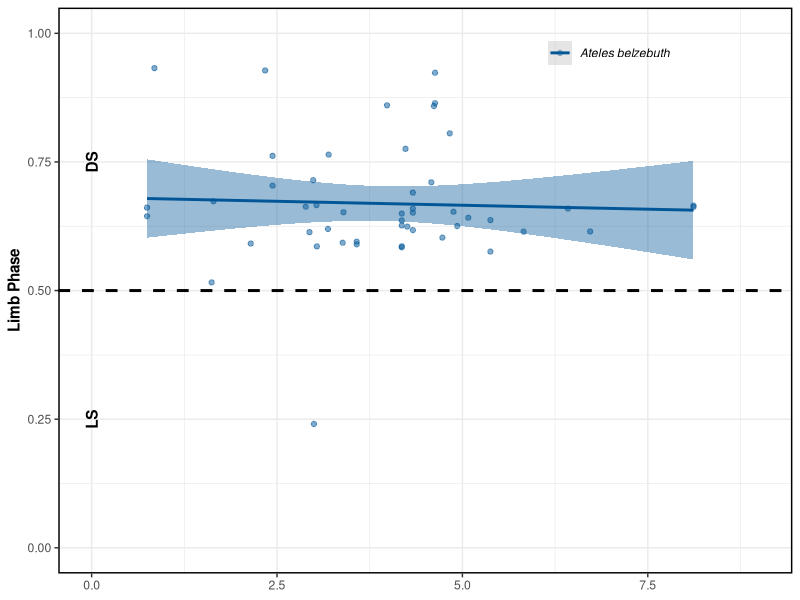
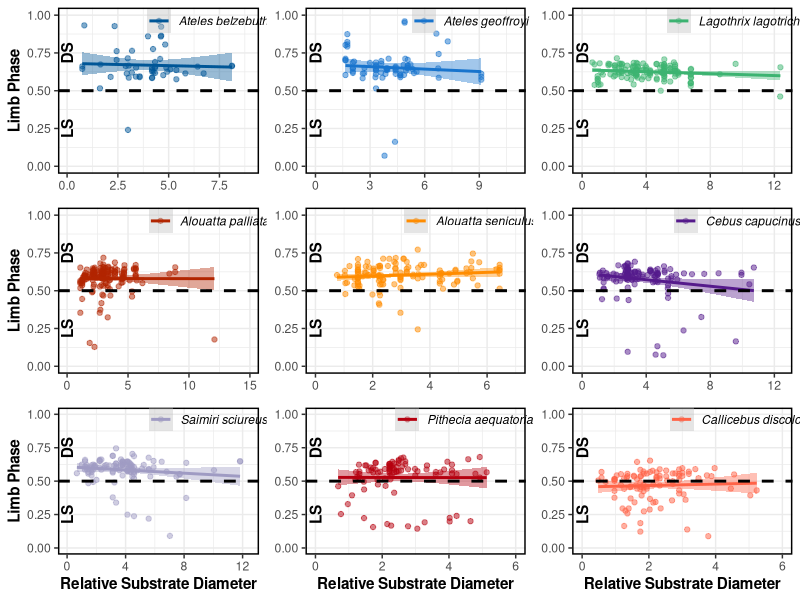
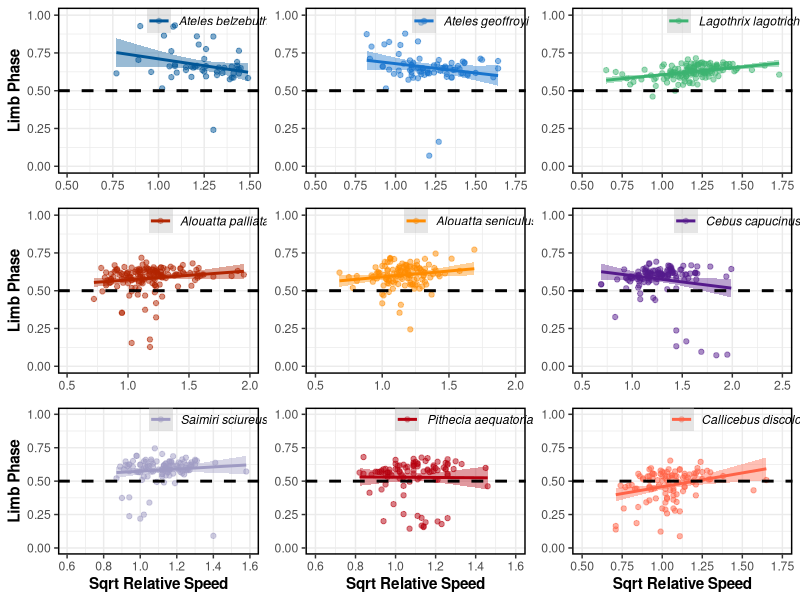
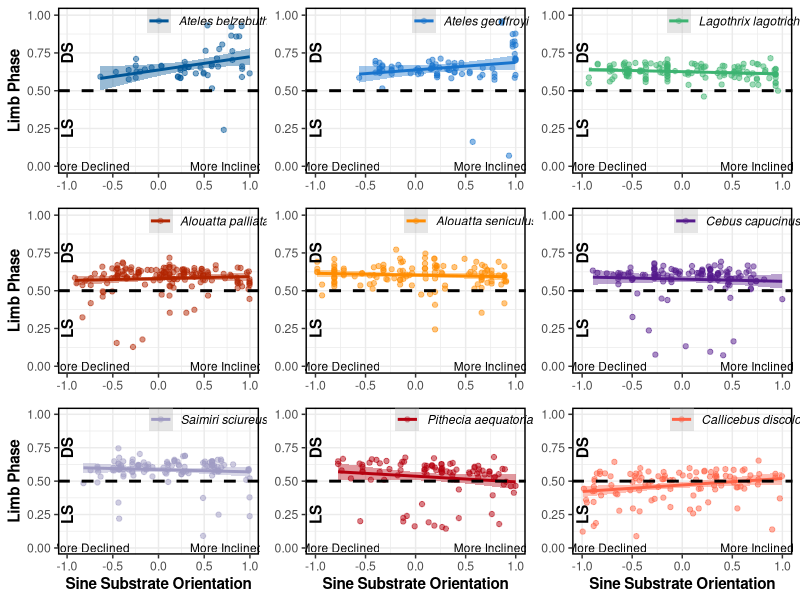
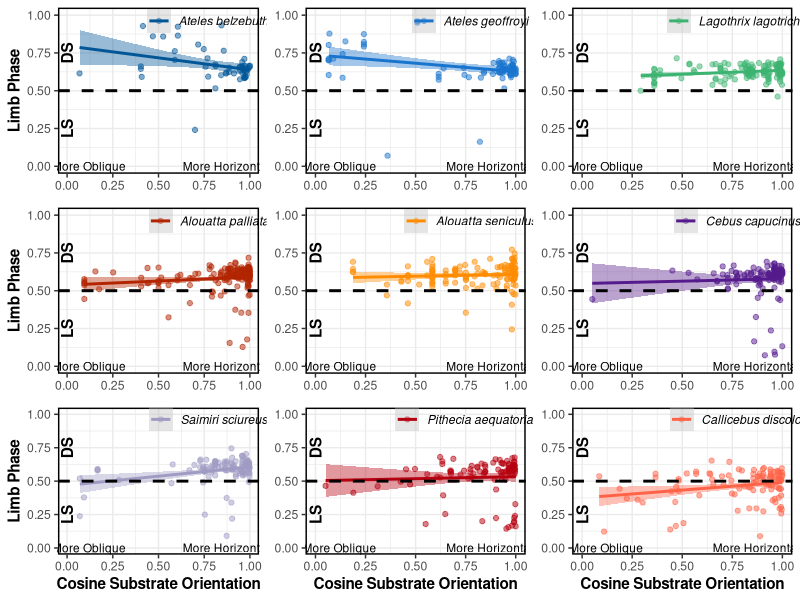

Here is the R script that generated these plots, in order:
library(tidyverse)
library(cowplot)

d<-read_csv("data.csv")
head(d)

#creating plots for relative substrate diameter
p1<-ggplot(subset(d, Species %in% "Alouatta palliata"), 
  aes(x = scaled_Diam, y = MeanLphsMS)) +scale_color_manual(values="#B22500")+
  geom_point(aes(color=Species), alpha=.5)+geom_smooth(method="lm",formula=y~x, aes(color=Species), fill="#B22500")+
  labs(y= "Limb Phase", x = "Relative Substrate Diameter")+ylim(0.00, 1.00)+xlim(0.0,15.0)+
  geom_hline(yintercept=.5, linetype="dashed", size=1)+
  annotate(geom = "text", x = 0, y = .75, label = "DS", color = "black", angle = 90, fontface=2)+
  annotate(geom = "text", x = 0, y = .25, label = "LS", color = "black", angle = 90, fontface=2)+
  theme(axis.title.x=element_blank(),legend.position=c(.75,.92),
  legend.title=element_blank(), legend.background = element_rect(fill=NA),legend.text=element_text(face="italic"))+
  guides(color=guide_legend(override.aes=list(fill="gray")))
p1<-p1+theme(panel.background = element_blank(), panel.border = element_rect(colour = "black", fill=NA, size=1),
             panel.grid=element_line("gray92"), axis.title.y=element_text(face="bold"))

p2<-ggplot(subset(d, Species %in% "Alouatta seniculus"), 
  aes(x = scaled_Diam, y = MeanLphsMS)) +scale_color_manual(values="darkorange")+
  geom_point(aes(color=Species), alpha=.5)+geom_smooth(method="lm",formula=y~x, aes(color=Species), fill="darkorange")+
  labs(y= "Limb Phase", x = "Relative Substrate Diameter")+ylim(0.00, 1.00)+xlim(0.0,7.0)+
  geom_hline(yintercept=.5, linetype="dashed", size=1)+
  annotate(geom = "text", x = 0, y = .75, label = "DS", color = "black", angle = 90, fontface=2)+
  annotate(geom = "text", x = 0, y = .25, label = "LS", color = "black", angle = 90, fontface=2)+
  theme(axis.title.x=element_blank(), axis.title.y=element_blank(),legend.position=c(.75,.92),
  legend.title=element_blank(), legend.background = element_rect(fill=NA),legend.text=element_text(face="italic"))+
  guides(color=guide_legend(override.aes=list(fill="gray")))
p2<-p2+theme(panel.background = element_blank(), panel.border = element_rect(colour = "black", fill=NA, size=1),
             panel.grid=element_line("gray92"))

p3<-ggplot(subset(d, Species %in% "Ateles belzebuth"), 
  aes(x = scaled_Diam, y = MeanLphsMS)) +scale_color_manual(values="#005697")+
  geom_point(aes(color=Species), alpha=.5)+geom_smooth(method="lm",formula=y~x, aes(color=Species), fill="#005697")+
  labs(y= "Limb Phase", x = "Relative Substrate Diameter")+ylim(0.00, 1.00)+xlim(0.0,9.0)+
  geom_hline(yintercept=.5, linetype="dashed", size=1)+
  annotate(geom = "text", x = 0, y = .75, label = "DS", color = "black", angle = 90, fontface=2)+
  annotate(geom = "text", x = 0, y = .25, label = "LS", color = "black", angle = 90, fontface=2)+
  theme(axis.title.x=element_blank(),legend.position=c(.75,.92),
  legend.title=element_blank(), legend.background = element_rect(fill=NA),legend.text=element_text(face="italic"))+
  guides(color=guide_legend(override.aes=list(fill="gray")))
p3<-p3+theme(panel.background = element_blank(), panel.border = element_rect(colour = "black", fill=NA, size=1),
             panel.grid=element_line("gray92"), axis.title.y=element_text(face="bold"))
p3
p4<-ggplot(subset(d, Species %in% "Ateles geoffroyi"), 
  aes(x = scaled_Diam, y = MeanLphsMS)) +scale_color_manual(values="dodgerblue3")+
  geom_point(aes(color=Species), alpha=.5)+geom_smooth(method="lm",formula=y~x,aes(color=Species), fill="dodgerblue3")+
  labs(y= "Limb Phase", x = "Relative Substrate Diameter")+ylim(0.00, 1.00)+xlim(0.0,11.0)+
  geom_hline(yintercept=.5, linetype="dashed", size=1)+
  annotate(geom = "text", x = 0, y = .75, label = "DS", color = "black", angle = 90, fontface=2)+
  annotate(geom = "text", x = 0, y = .25, label = "LS", color = "black", angle = 90, fontface=2)+
  theme(axis.title.x=element_blank(), axis.title.y=element_blank(),legend.position=c(.75,.92),
  legend.title=element_blank(), legend.background = element_rect(fill=NA),legend.text=element_text(face="italic"))+
  guides(color=guide_legend(override.aes=list(fill="gray")))
p4<-p4+theme(panel.background = element_blank(), panel.border = element_rect(colour = "black", fill=NA, size=1),
             panel.grid=element_line("gray92"))

p5<-ggplot(subset(d, Species %in% "Callicebus discolor"), 
  aes(x = scaled_Diam, y = MeanLphsMS)) +scale_color_manual(values="tomato")+
  geom_point(aes(color=Species), alpha=.5)+geom_smooth(method="lm",formula=y~x, aes(color=Species), fill="tomato")+
  labs(y= "Limb Phase", x = "Relative Substrate Diameter")+ylim(0.00, 1.00)+xlim(0.0,6.0)+
  geom_hline(yintercept=.5, linetype="dashed", size=1)+
  annotate(geom = "text", x = 0, y = .75, label = "DS", color = "black", angle = 90, fontface=2)+
  annotate(geom = "text", x = 0, y = .25, label = "LS", color = "black", angle = 90, fontface=2)+
  theme(axis.title.y=element_blank(),legend.position=c(.75,.92),
  legend.title=element_blank(), legend.background = element_rect(fill=NA),legend.text=element_text(face="italic"))+
  guides(color=guide_legend(override.aes=list(fill="gray")))
p5<-p5+theme(panel.background = element_blank(), panel.border = element_rect(colour = "black", fill=NA, size=1),
             panel.grid=element_line("gray92"),axis.title.x=element_text(face="bold"))

p6<-ggplot(subset(d, Species %in% "Cebus capucinus"), 
  aes(x = scaled_Diam, y = MeanLphsMS)) +scale_color_manual(values="purple4")+
  geom_point(aes(color=Species), alpha=.5)+geom_smooth(method="lm",formula=y~x, aes(color=Species), fill="purple4")+
  labs(y= "Limb Phase", x = "Relative Substrate Diameter")+ylim(0.00, 1.00)+xlim(0.0,12.5)+
  geom_hline(yintercept=.5, linetype="dashed", size=1)+
  annotate(geom = "text", x = 0, y = .75, label = "DS", color = "black", angle = 90, fontface=2)+
  annotate(geom = "text", x = 0, y = .25, label = "LS", color = "black", angle = 90, fontface=2)+
  theme(axis.title.x=element_blank(), axis.title.y=element_blank(),legend.position=c(.75,.92),
  legend.title=element_blank(), legend.background = element_rect(fill=NA),legend.text=element_text(face="italic"))+
  guides(color=guide_legend(override.aes=list(fill="gray")))
p6<-p6+theme(panel.background = element_blank(), panel.border = element_rect(colour = "black", fill=NA, size=1),
             panel.grid=element_line("gray92"))

p7<-ggplot(subset(d, Species %in% "Lagothrix lagotricha"), 
  aes(x = scaled_Diam, y = MeanLphsMS)) +scale_color_manual(values="mediumseagreen")+
  geom_point(aes(color=Species), alpha=.5)+geom_smooth(method="lm",formula=y~x, aes(color=Species), fill="mediumseagreen")+
  labs(y= "Limb Phase", x = "Relative Substrate Diameter")+ylim(0.00, 1.00)+xlim(0.0,12.5)+
  geom_hline(yintercept=.5, linetype="dashed", size=1)+
  annotate(geom = "text", x = 0, y = .75, label = "DS", color = "black", angle = 90, fontface=2)+
  annotate(geom = "text", x = 0, y = .25, label = "LS", color = "black", angle = 90, fontface=2)+
  theme(axis.title.x=element_blank(), axis.title.y=element_blank(),legend.position=c(.75,.92),
  legend.title=element_blank(), legend.background = element_rect(fill=NA),legend.text=element_text(face="italic"))+
  guides(color=guide_legend(override.aes=list(fill="gray")))
p7<-p7+theme(panel.background = element_blank(), panel.border = element_rect(colour = "black", fill=NA, size=1),
             panel.grid=element_line("gray92"))

p8<-ggplot(subset(d, Species %in% "Pithecia aequatorialis"), 
  aes(x = scaled_Diam, y = MeanLphsMS)) +scale_color_manual(values="#B5000F")+
  geom_point(aes(color=Species), alpha=.5)+geom_smooth(method="lm",formula=y~x, aes(color=Species), fill="#B5000F")+
  labs(y= "Limb Phase", x = "Relative Substrate Diameter")+ylim(0.00, 1.00)+xlim(0.0,6.0)+
  geom_hline(yintercept=.5, linetype="dashed", size=1)+
  annotate(geom = "text", x = 0, y = .75, label = "DS", color = "black", angle = 90, fontface=2)+
  annotate(geom = "text", x = 0, y = .25, label = "LS", color = "black", angle = 90, fontface=2)+
  theme(axis.title.y=element_blank(),legend.position=c(.75,.92),legend.title=element_blank(),
  legend.background = element_rect(fill=NA),legend.text=element_text(face="italic"))+
  guides(color=guide_legend(override.aes=list(fill="gray")))
p8<-p8+theme(panel.background = element_blank(), panel.border = element_rect(colour = "black", fill=NA, size=1),
             panel.grid=element_line("gray92"),axis.title.x=element_text(face="bold"))

p9<-ggplot(subset(d, Species %in% "Saimiri sciureus"), 
  aes(x = scaled_Diam, y = MeanLphsMS)) +scale_color_manual(values="#9F9BC3")+
  geom_point(aes(color=Species),alpha=.5)+geom_smooth(method="lm",formula=y~x,aes(color=Species), fill="#9F9BC3")+
  labs(y= "Limb Phase", x = "Relative Substrate Diameter")+ylim(0.00, 1.00)+xlim(0.0,12.5)+
  geom_hline(yintercept=.5, linetype="dashed", size=1)+
  annotate(geom = "text", x = 0, y = .75, label = "DS", color = "black", angle = 90, fontface=2)+
  annotate(geom = "text", x = 0, y = .25, label = "LS", color = "black", angle = 90, fontface=2)+
  theme(legend.position=c(.75,.92),legend.title=element_blank(),legend.background = element_rect(fill=NA),
  legend.text=element_text(face="italic"))+guides(color=guide_legend(override.aes=list(fill="gray")))
p9<-p9+theme(panel.background = element_blank(), panel.border = element_rect(colour = "black", fill=NA, size=1),
  panel.grid=element_line("gray92"), axis.title.x=element_text(face="bold"), axis.title.y=element_text(face="bold"))

#plotting in the order of the graphs in the paper
plot_grid(p3, p4, p7, p1, p2, p6, p9, p8, p5)


#creating plots for sqrt relative speed
p1<-ggplot(subset(d, Species %in% "Alouatta palliata"), 
           aes(x = sqrt_relSpeed, y = MeanLphsMS)) +scale_color_manual(values="#B22500")+
  geom_point(aes(color=Species), alpha=.5)+geom_smooth(method="lm",formula=y~x, aes(color=Species), fill="#B22500")+
  labs(y= "Limb Phase", x = "Sqrt Relative Speed")+ylim(0.00, 1.00)+xlim(0.5,2.0)+
  geom_hline(yintercept=.5, linetype="dashed", size=1)+
  annotate(geom = "text", x = 0, y = .75, label = "DS", color = "black", angle = 90, fontface=2)+
  annotate(geom = "text", x = 0, y = .25, label = "LS", color = "black", angle = 90, fontface=2)+
  theme(axis.title.x=element_blank(),legend.position=c(.75,.92),
        legend.title=element_blank(), legend.background = element_rect(fill=NA),legend.text=element_text(face="italic"))+
  guides(color=guide_legend(override.aes=list(fill="gray")))
p1<-p1+theme(panel.background = element_blank(), panel.border = element_rect(colour = "black", fill=NA, size=1),
             panel.grid=element_line("gray92"), axis.title.y=element_text(face="bold"))

p2<-ggplot(subset(d, Species %in% "Alouatta seniculus"), 
           aes(x = sqrt_relSpeed, y = MeanLphsMS)) +scale_color_manual(values="darkorange")+
  geom_point(aes(color=Species), alpha=.5)+geom_smooth(method="lm",formula=y~x, aes(color=Species), fill="darkorange")+
  labs(y= "Limb Phase", x = "Sqrt Relative Speed")+ylim(0.00, 1.00)+xlim(0.5,2.0)+
  geom_hline(yintercept=.5, linetype="dashed", size=1)+
  annotate(geom = "text", x = 0, y = .75, label = "DS", color = "black", angle = 90, fontface=2)+
  annotate(geom = "text", x = 0, y = .25, label = "LS", color = "black", angle = 90, fontface=2)+
  theme(axis.title.x=element_blank(), axis.title.y=element_blank(),legend.position=c(.75,.92),
        legend.title=element_blank(), legend.background = element_rect(fill=NA),legend.text=element_text(face="italic"))+
  guides(color=guide_legend(override.aes=list(fill="gray")))
p2<-p2+theme(panel.background = element_blank(), panel.border = element_rect(colour = "black", fill=NA, size=1),
             panel.grid=element_line("gray92"))

p3<-ggplot(subset(d, Species %in% "Ateles belzebuth"), 
           aes(x = sqrt_relSpeed, y = MeanLphsMS)) +scale_color_manual(values="#005697")+
  geom_point(aes(color=Species), alpha=.5)+geom_smooth(method="lm",formula=y~x, aes(color=Species), fill="#005697")+
  labs(y= "Limb Phase", x = "Sqrt Relative Speed")+ylim(0.00, 1.00)+xlim(0.5,1.5)+
  geom_hline(yintercept=.5, linetype="dashed", size=1)+
  annotate(geom = "text", x = 0, y = .75, label = "DS", color = "black", angle = 90, fontface=2)+
  annotate(geom = "text", x = 0, y = .25, label = "LS", color = "black", angle = 90, fontface=2)+
  theme(axis.title.x=element_blank(),legend.position=c(.75,.92),
        legend.title=element_blank(), legend.background = element_rect(fill=NA),legend.text=element_text(face="italic"))+
  guides(color=guide_legend(override.aes=list(fill="gray")))
p3<-p3+theme(panel.background = element_blank(), panel.border = element_rect(colour = "black", fill=NA, size=1),
             panel.grid=element_line("gray92"), axis.title.y=element_text(face="bold"))

p4<-ggplot(subset(d, Species %in% "Ateles geoffroyi"), 
           aes(x = sqrt_relSpeed, y = MeanLphsMS)) +scale_color_manual(values="dodgerblue3")+
  geom_point(aes(color=Species), alpha=.5)+geom_smooth(method="lm",formula=y~x,aes(color=Species), fill="dodgerblue3")+
  labs(y= "Limb Phase", x = "Sqrt Relative Speed")+ylim(0.00, 1.00)+xlim(0.5,1.75)+
  geom_hline(yintercept=.5, linetype="dashed", size=1)+
  annotate(geom = "text", x = 0, y = .75, label = "DS", color = "black", angle = 90, fontface=2)+
  annotate(geom = "text", x = 0, y = .25, label = "LS", color = "black", angle = 90, fontface=2)+
  theme(axis.title.x=element_blank(), axis.title.y=element_blank(),legend.position=c(.75,.92),
        legend.title=element_blank(), legend.background = element_rect(fill=NA),legend.text=element_text(face="italic"))+
  guides(color=guide_legend(override.aes=list(fill="gray")))
p4<-p4+theme(panel.background = element_blank(), panel.border = element_rect(colour = "black", fill=NA, size=1),
             panel.grid=element_line("gray92"))

p5<-ggplot(subset(d, Species %in% "Callicebus discolor"), 
           aes(x = sqrt_relSpeed, y = MeanLphsMS)) +scale_color_manual(values="tomato")+
  geom_point(aes(color=Species), alpha=.5)+geom_smooth(method="lm",formula=y~x, aes(color=Species), fill="tomato")+
  labs(y= "Limb Phase", x = "Sqrt Relative Speed")+ylim(0.00, 1.00)+xlim(0.5,1.75)+
  geom_hline(yintercept=.5, linetype="dashed", size=1)+
  annotate(geom = "text", x = 0, y = .75, label = "DS", color = "black", angle = 90, fontface=2)+
  annotate(geom = "text", x = 0, y = .25, label = "LS", color = "black", angle = 90, fontface=2)+
  theme(axis.title.y=element_blank(),legend.position=c(.75,.92),
        legend.title=element_blank(), legend.background = element_rect(fill=NA),legend.text=element_text(face="italic"))+
  guides(color=guide_legend(override.aes=list(fill="gray")))
p5<-p5+theme(panel.background = element_blank(), panel.border = element_rect(colour = "black", fill=NA, size=1),
             panel.grid=element_line("gray92"),axis.title.x=element_text(face="bold"))

p6<-ggplot(subset(d, Species %in% "Cebus capucinus"), 
           aes(x = sqrt_relSpeed, y = MeanLphsMS)) +scale_color_manual(values="purple4")+
  geom_point(aes(color=Species), alpha=.5)+geom_smooth(method="lm",formula=y~x, aes(color=Species), fill="purple4")+
  labs(y= "Limb Phase", x = "Sqrt Relative Speed")+ylim(0.00, 1.00)+xlim(0.5,2.5)+
  geom_hline(yintercept=.5, linetype="dashed", size=1)+
  annotate(geom = "text", x = 0, y = .75, label = "DS", color = "black", angle = 90, fontface=2)+
  annotate(geom = "text", x = 0, y = .25, label = "LS", color = "black", angle = 90, fontface=2)+
  theme(axis.title.x=element_blank(), axis.title.y=element_blank(),legend.position=c(.75,.92),
        legend.title=element_blank(), legend.background = element_rect(fill=NA),legend.text=element_text(face="italic"))+
  guides(color=guide_legend(override.aes=list(fill="gray")))
p6<-p6+theme(panel.background = element_blank(), panel.border = element_rect(colour = "black", fill=NA, size=1),
             panel.grid=element_line("gray92"))

p7<-ggplot(subset(d, Species %in% "Lagothrix lagotricha"), 
           aes(x = sqrt_relSpeed, y = MeanLphsMS)) +scale_color_manual(values="mediumseagreen")+
  geom_point(aes(color=Species), alpha=.5)+geom_smooth(method="lm",formula=y~x, aes(color=Species), fill="mediumseagreen")+
  labs(y= "Limb Phase", x = "Sqrt Relative Speed")+ylim(0.00, 1.00)+xlim(0.5,1.75)+
  geom_hline(yintercept=.5, linetype="dashed", size=1)+
  annotate(geom = "text", x = 0, y = .75, label = "DS", color = "black", angle = 90, fontface=2)+
  annotate(geom = "text", x = 0, y = .25, label = "LS", color = "black", angle = 90, fontface=2)+
  theme(axis.title.x=element_blank(), axis.title.y=element_blank(),legend.position=c(.75,.92),
        legend.title=element_blank(), legend.background = element_rect(fill=NA),legend.text=element_text(face="italic"))+
  guides(color=guide_legend(override.aes=list(fill="gray")))
p7<-p7+theme(panel.background = element_blank(), panel.border = element_rect(colour = "black", fill=NA, size=1),
             panel.grid=element_line("gray92"))

p8<-ggplot(subset(d, Species %in% "Pithecia aequatorialis"), 
           aes(x = sqrt_relSpeed, y = MeanLphsMS)) +scale_color_manual(values="#B5000F")+
  geom_point(aes(color=Species), alpha=.5)+geom_smooth(method="lm",formula=y~x, aes(color=Species), fill="#B5000F")+
  labs(y= "Limb Phase", x = "Sqrt Relative Speed")+ylim(0.00, 1.00)+xlim(0.6,1.6)+
  geom_hline(yintercept=.5, linetype="dashed", size=1)+
  annotate(geom = "text", x = 0, y = .75, label = "DS", color = "black", angle = 90, fontface=2)+
  annotate(geom = "text", x = 0, y = .25, label = "LS", color = "black", angle = 90, fontface=2)+
  theme(axis.title.y=element_blank(),legend.position=c(.75,.92),legend.title=element_blank(),
        legend.background = element_rect(fill=NA),legend.text=element_text(face="italic"))+
  guides(color=guide_legend(override.aes=list(fill="gray")))
p8<-p8+theme(panel.background = element_blank(), panel.border = element_rect(colour = "black", fill=NA, size=1),
             panel.grid=element_line("gray92"),axis.title.x=element_text(face="bold"))

p9<-ggplot(subset(d, Species %in% "Saimiri sciureus"), 
           aes(x = sqrt_relSpeed, y = MeanLphsMS)) +scale_color_manual(values="#9F9BC3")+
  geom_point(aes(color=Species),alpha=.5)+geom_smooth(method="lm",formula=y~x,aes(color=Species), fill="#9F9BC3")+
  labs(y= "Limb Phase", x = "Sqrt Relative Speed")+ylim(0.00, 1.00)+xlim(0.6,1.6)+
  geom_hline(yintercept=.5, linetype="dashed", size=1)+
  annotate(geom = "text", x = 0, y = .75, label = "DS", color = "black", angle = 90, fontface=2)+
  annotate(geom = "text", x = 0, y = .25, label = "LS", color = "black", angle = 90, fontface=2)+
  theme(legend.position=c(.75,.92),legend.title=element_blank(),legend.background = element_rect(fill=NA),
        legend.text=element_text(face="italic"))+guides(color=guide_legend(override.aes=list(fill="gray")))
p9<-p9+theme(panel.background = element_blank(), panel.border = element_rect(colour = "black", fill=NA, size=1),
             panel.grid=element_line("gray92"), axis.title.x=element_text(face="bold"), axis.title.y=element_text(face="bold"))

#plotting in the order of the graphs in the paper
plot_grid(p3, p4, p7, p1, p2, p6, p9, p8, p5)


#creating the plots for sine substrate orientation 
p1<-ggplot(subset(d, Species %in% "Alouatta palliata"), 
           aes(x = sine_Orient, y = MeanLphsMS)) +scale_color_manual(values="#B22500")+
  geom_point(aes(color=Species), alpha=.5)+geom_smooth(method="lm",formula=y~x, aes(color=Species), fill="#B22500")+
  labs(y= "Limb Phase", x = "Sine Substrate Orientation")+ylim(0.00, 1.00)+xlim(-1.0,1.0)+
  geom_hline(yintercept=.5, linetype="dashed", size=1)+
  annotate(geom = "text", x = -1, y = .75, label = "DS", color = "black", angle = 90, fontface=2)+
  annotate(geom = "text", x = -1, y = .25, label = "LS", color = "black", angle = 90, fontface=2)+
  annotate(geom = "text", x = -0.75, y = 0, label = "More Declined", size=3)+
  annotate(geom = "text", x = 0.75, y = 0, label = "More Inclined", size=3)+
  theme(axis.title.x=element_blank(),legend.position=c(.75,.92),
        legend.title=element_blank(), legend.background = element_rect(fill=NA),legend.text=element_text(face="italic"))+
  guides(color=guide_legend(override.aes=list(fill="gray")))
p1<-p1+theme(panel.background = element_blank(), panel.border = element_rect(colour = "black", fill=NA, size=1),
             panel.grid=element_line("gray92"), axis.title.y=element_text(face="bold"))

p2<-ggplot(subset(d, Species %in% "Alouatta seniculus"), 
           aes(x = sine_Orient, y = MeanLphsMS)) +scale_color_manual(values="darkorange")+
  geom_point(aes(color=Species), alpha=.5)+geom_smooth(method="lm",formula=y~x, aes(color=Species), fill="darkorange")+
  labs(y= "Limb Phase", x = "Sine Substrate Orientation")+ylim(0.00, 1.00)+xlim(-1.0,1.0)+
  geom_hline(yintercept=.5, linetype="dashed", size=1)+
  annotate(geom = "text", x = -1, y = .75, label = "DS", color = "black", angle = 90, fontface=2)+
  annotate(geom = "text", x = -1, y = .25, label = "LS", color = "black", angle = 90, fontface=2)+
  annotate(geom = "text", x = -0.75, y = 0, label = "More Declined", size=3)+
  annotate(geom = "text", x = 0.75, y = 0, label = "More Inclined", size=3)+
  theme(axis.title.x=element_blank(), axis.title.y=element_blank(),legend.position=c(.75,.92),
        legend.title=element_blank(), legend.background = element_rect(fill=NA),legend.text=element_text(face="italic"))+
  guides(color=guide_legend(override.aes=list(fill="gray")))
p2<-p2+theme(panel.background = element_blank(), panel.border = element_rect(colour = "black", fill=NA, size=1),
             panel.grid=element_line("gray92"))

p3<-ggplot(subset(d, Species %in% "Ateles belzebuth"), 
           aes(x = sine_Orient, y = MeanLphsMS)) +scale_color_manual(values="#005697")+
  geom_point(aes(color=Species), alpha=.5)+geom_smooth(method="lm",formula=y~x, aes(color=Species), fill="#005697")+
  labs(y= "Limb Phase", x = "Sine Substrate Orientation")+ylim(0.00, 1.00)+xlim(-1.0,1.0)+
  geom_hline(yintercept=.5, linetype="dashed", size=1)+
  annotate(geom = "text", x = -1, y = .75, label = "DS", color = "black", angle = 90, fontface=2)+
  annotate(geom = "text", x = -1, y = .25, label = "LS", color = "black", angle = 90, fontface=2)+
  annotate(geom = "text", x = -0.75, y = 0, label = "More Declined", size=3)+
  annotate(geom = "text", x = 0.75, y = 0, label = "More Inclined", size=3)+
  theme(axis.title.x=element_blank(),legend.position=c(.75,.92),
        legend.title=element_blank(), legend.background = element_rect(fill=NA),legend.text=element_text(face="italic"))+
  guides(color=guide_legend(override.aes=list(fill="gray")))
p3<-p3+theme(panel.background = element_blank(), panel.border = element_rect(colour = "black", fill=NA, size=1),
             panel.grid=element_line("gray92"), axis.title.y=element_text(face="bold"))

p4<-ggplot(subset(d, Species %in% "Ateles geoffroyi"), 
           aes(x = sine_Orient, y = MeanLphsMS)) +scale_color_manual(values="dodgerblue3")+
  geom_point(aes(color=Species), alpha=.5)+geom_smooth(method="lm",formula=y~x,aes(color=Species), fill="dodgerblue3")+
  labs(y= "Limb Phase", x = "Sine Substrate Orientation")+ylim(0.00, 1.00)+xlim(-1.0,1.0)+
  geom_hline(yintercept=.5, linetype="dashed", size=1)+
  annotate(geom = "text", x = -1, y = .75, label = "DS", color = "black", angle = 90, fontface=2)+
  annotate(geom = "text", x = -1, y = .25, label = "LS", color = "black", angle = 90, fontface=2)+
  annotate(geom = "text", x = -0.75, y = 0, label = "More Declined", size=3)+
  annotate(geom = "text", x = 0.75, y = 0, label = "More Inclined", size=3)+
  theme(axis.title.x=element_blank(), axis.title.y=element_blank(),legend.position=c(.75,.92),
        legend.title=element_blank(), legend.background = element_rect(fill=NA),legend.text=element_text(face="italic"))+
  guides(color=guide_legend(override.aes=list(fill="gray")))
p4<-p4+theme(panel.background = element_blank(), panel.border = element_rect(colour = "black", fill=NA, size=1),
             panel.grid=element_line("gray92"))

p5<-ggplot(subset(d, Species %in% "Callicebus discolor"), 
           aes(x = sine_Orient, y = MeanLphsMS)) +scale_color_manual(values="tomato")+
  geom_point(aes(color=Species), alpha=.5)+geom_smooth(method="lm",formula=y~x, aes(color=Species), fill="tomato")+
  labs(y= "Limb Phase", x = "Sine Substrate Orientation")+ylim(0.00, 1.00)+xlim(-1.0,1.0)+
  geom_hline(yintercept=.5, linetype="dashed", size=1)+
  annotate(geom = "text", x = -1, y = .75, label = "DS", color = "black", angle = 90, fontface=2)+
  annotate(geom = "text", x = -1, y = .25, label = "LS", color = "black", angle = 90, fontface=2)+
  annotate(geom = "text", x = -0.75, y = 0, label = "More Declined", size=3)+
  annotate(geom = "text", x = 0.75, y = 0, label = "More Inclined", size=3)+
  theme(axis.title.y=element_blank(),legend.position=c(.75,.92),
        legend.title=element_blank(), legend.background = element_rect(fill=NA),legend.text=element_text(face="italic"))+
  guides(color=guide_legend(override.aes=list(fill="gray")))
p5<-p5+theme(panel.background = element_blank(), panel.border = element_rect(colour = "black", fill=NA, size=1),
             panel.grid=element_line("gray92"),axis.title.x=element_text(face="bold"))

p6<-ggplot(subset(d, Species %in% "Cebus capucinus"), 
           aes(x = sine_Orient, y = MeanLphsMS)) +scale_color_manual(values="purple4")+
  geom_point(aes(color=Species), alpha=.5)+geom_smooth(method="lm",formula=y~x, aes(color=Species), fill="purple4")+
  labs(y= "Limb Phase", x = "Sine Substrate Orientation")+ylim(0.00, 1.00)+xlim(-1.0,1.0)+
  geom_hline(yintercept=.5, linetype="dashed", size=1)+
  annotate(geom = "text", x = -1, y = .75, label = "DS", color = "black", angle = 90, fontface=2)+
  annotate(geom = "text", x = -1, y = .25, label = "LS", color = "black", angle = 90, fontface=2)+
  annotate(geom = "text", x = -0.75, y = 0, label = "More Declined", size=3)+
  annotate(geom = "text", x = 0.75, y = 0, label = "More Inclined", size=3)+
  theme(axis.title.x=element_blank(), axis.title.y=element_blank(),legend.position=c(.75,.92),
        legend.title=element_blank(), legend.background = element_rect(fill=NA),legend.text=element_text(face="italic"))+
  guides(color=guide_legend(override.aes=list(fill="gray")))
p6<-p6+theme(panel.background = element_blank(), panel.border = element_rect(colour = "black", fill=NA, size=1),
             panel.grid=element_line("gray92"))

p7<-ggplot(subset(d, Species %in% "Lagothrix lagotricha"), 
           aes(x = sine_Orient, y = MeanLphsMS)) +scale_color_manual(values="mediumseagreen")+
  geom_point(aes(color=Species), alpha=.5)+geom_smooth(method="lm",formula=y~x, aes(color=Species), fill="mediumseagreen")+
  labs(y= "Limb Phase", x = "Sine Substrate Orientation")+ylim(0.00, 1.00)+xlim(-1.0,1.0)+
  geom_hline(yintercept=.5, linetype="dashed", size=1)+
  annotate(geom = "text", x = -1, y = .75, label = "DS", color = "black", angle = 90, fontface=2)+
  annotate(geom = "text", x = -1, y = .25, label = "LS", color = "black", angle = 90, fontface=2)+
  annotate(geom = "text", x = -0.75, y = 0, label = "More Declined", size=3)+
  annotate(geom = "text", x = 0.75, y = 0, label = "More Inclined", size=3)+
  theme(axis.title.x=element_blank(), axis.title.y=element_blank(),legend.position=c(.75,.92),
        legend.title=element_blank(), legend.background = element_rect(fill=NA),legend.text=element_text(face="italic"))+
  guides(color=guide_legend(override.aes=list(fill="gray")))
p7<-p7+theme(panel.background = element_blank(), panel.border = element_rect(colour = "black", fill=NA, size=1),
             panel.grid=element_line("gray92"))

p8<-ggplot(subset(d, Species %in% "Pithecia aequatorialis"), 
           aes(x = sine_Orient, y = MeanLphsMS)) +scale_color_manual(values="#B5000F")+
  geom_point(aes(color=Species), alpha=.5)+geom_smooth(method="lm",formula=y~x, aes(color=Species), fill="#B5000F")+
  labs(y= "Limb Phase", x = "Sine Substrate Orientation")+ylim(0.00, 1.00)+xlim(-1.0,1.0)+
  geom_hline(yintercept=.5, linetype="dashed", size=1)+
  annotate(geom = "text", x = -1, y = .75, label = "DS", color = "black", angle = 90, fontface=2)+
  annotate(geom = "text", x = -1, y = .25, label = "LS", color = "black", angle = 90, fontface=2)+
  annotate(geom = "text", x = -0.75, y = 0, label = "More Declined", size=3)+
  annotate(geom = "text", x = 0.75, y = 0, label = "More Inclined", size=3)+
  theme(axis.title.y=element_blank(),legend.position=c(.75,.92),legend.title=element_blank(),
        legend.background = element_rect(fill=NA),legend.text=element_text(face="italic"))+
  guides(color=guide_legend(override.aes=list(fill="gray")))
p8<-p8+theme(panel.background = element_blank(), panel.border = element_rect(colour = "black", fill=NA, size=1),
             panel.grid=element_line("gray92"),axis.title.x=element_text(face="bold"))

p9<-ggplot(subset(d, Species %in% "Saimiri sciureus"), 
           aes(x = sine_Orient, y = MeanLphsMS)) +scale_color_manual(values="#9F9BC3")+
  geom_point(aes(color=Species),alpha=.5)+geom_smooth(method="lm",formula=y~x,aes(color=Species), fill="#9F9BC3")+
  labs(y= "Limb Phase", x = "Sine Substrate Orientation")+ylim(0.00, 1.00)+xlim(-1.0,1.0)+
  geom_hline(yintercept=.5, linetype="dashed", size=1)+
  annotate(geom = "text", x = -1, y = .75, label = "DS", color = "black", angle = 90, fontface=2)+
  annotate(geom = "text", x = -1, y = .25, label = "LS", color = "black", angle = 90, fontface=2)+
  annotate(geom = "text", x = -0.75, y = 0, label = "More Declined", size=3)+
  annotate(geom = "text", x = 0.75, y = 0, label = "More Inclined", size=3)+
  theme(legend.position=c(.75,.92),legend.title=element_blank(),legend.background = element_rect(fill=NA),
        legend.text=element_text(face="italic"))+guides(color=guide_legend(override.aes=list(fill="gray")))
p9<-p9+theme(panel.background = element_blank(), panel.border = element_rect(colour = "black", fill=NA, size=1),
             panel.grid=element_line("gray92"), axis.title.x=element_text(face="bold"), axis.title.y=element_text(face="bold"))

#plotting in the order of the graphs in the paper
plot_grid(p3, p4, p7, p1, p2, p6, p9, p8, p5)


#creating the plots for cosine substrate orientation
p1<-ggplot(subset(d, Species %in% "Alouatta palliata"), 
           aes(x = cos_Orient, y = MeanLphsMS)) +scale_color_manual(values="#B22500")+
  geom_point(aes(color=Species), alpha=.5)+geom_smooth(method="lm",formula=y~x, aes(color=Species), fill="#B22500")+
  labs(y= "Limb Phase", x = "Cosine Substrate Orientation")+ylim(0.00, 1.00)+xlim(0,1.0)+
  geom_hline(yintercept=.5, linetype="dashed", size=1)+
  annotate(geom = "text", x = 0, y = .75, label = "DS", color = "black", angle = 90, fontface=2)+
  annotate(geom = "text", x = 0, y = .25, label = "LS", color = "black", angle = 90, fontface=2)+
  annotate(geom = "text", x = 0.12, y = 0, label = "More Oblique", size=3)+
  annotate(geom = "text", x = 0.87, y = 0, label = "More Horizontal", size=3)+
  theme(axis.title.x=element_blank(),legend.position=c(.75,.92),
        legend.title=element_blank(), legend.background = element_rect(fill=NA),legend.text=element_text(face="italic"))+
  guides(color=guide_legend(override.aes=list(fill="gray")))
p1<-p1+theme(panel.background = element_blank(), panel.border = element_rect(colour = "black", fill=NA, size=1),
             panel.grid=element_line("gray92"), axis.title.y=element_text(face="bold"))

p2<-ggplot(subset(d, Species %in% "Alouatta seniculus"), 
           aes(x = cos_Orient, y = MeanLphsMS)) +scale_color_manual(values="darkorange")+
  geom_point(aes(color=Species), alpha=.5)+geom_smooth(method="lm",formula=y~x, aes(color=Species), fill="darkorange")+
  labs(y= "Limb Phase", x = "Cosine Substrate Orientation")+ylim(0.00, 1.00)+xlim(0,1.0)+
  geom_hline(yintercept=.5, linetype="dashed", size=1)+
  annotate(geom = "text", x = 0, y = .75, label = "DS", color = "black", angle = 90, fontface=2)+
  annotate(geom = "text", x = 0, y = .25, label = "LS", color = "black", angle = 90, fontface=2)+
  annotate(geom = "text", x = 0.12, y = 0, label = "More Oblique", size=3)+
  annotate(geom = "text", x = 0.87, y = 0, label = "More Horizontal", size=3)+
  theme(axis.title.x=element_blank(), axis.title.y=element_blank(),legend.position=c(.75,.92),
        legend.title=element_blank(), legend.background = element_rect(fill=NA),legend.text=element_text(face="italic"))+
  guides(color=guide_legend(override.aes=list(fill="gray")))
p2<-p2+theme(panel.background = element_blank(), panel.border = element_rect(colour = "black", fill=NA, size=1),
             panel.grid=element_line("gray92"))

p3<-ggplot(subset(d, Species %in% "Ateles belzebuth"), 
           aes(x = cos_Orient, y = MeanLphsMS)) +scale_color_manual(values="#005697")+
  geom_point(aes(color=Species), alpha=.5)+geom_smooth(method="lm",formula=y~x, aes(color=Species), fill="#005697")+
  labs(y= "Limb Phase", x = "Cosine Substrate Orientation")+ylim(0.00, 1.00)+xlim(0,1.0)+
  geom_hline(yintercept=.5, linetype="dashed", size=1)+
  annotate(geom = "text", x = 0, y = .75, label = "DS", color = "black", angle = 90, fontface=2)+
  annotate(geom = "text", x = 0, y = .25, label = "LS", color = "black", angle = 90, fontface=2)+
  annotate(geom = "text", x = 0.12, y = 0, label = "More Oblique", size=3)+
  annotate(geom = "text", x = 0.87, y = 0, label = "More Horizontal", size=3)+
  theme(axis.title.x=element_blank(),legend.position=c(.75,.92),
        legend.title=element_blank(), legend.background = element_rect(fill=NA),legend.text=element_text(face="italic"))+
  guides(color=guide_legend(override.aes=list(fill="gray")))
p3<-p3+theme(panel.background = element_blank(), panel.border = element_rect(colour = "black", fill=NA, size=1),
             panel.grid=element_line("gray92"), axis.title.y=element_text(face="bold"))

p4<-ggplot(subset(d, Species %in% "Ateles geoffroyi"), 
           aes(x = cos_Orient, y = MeanLphsMS)) +scale_color_manual(values="dodgerblue3")+
  geom_point(aes(color=Species), alpha=.5)+geom_smooth(method="lm",formula=y~x,aes(color=Species), fill="dodgerblue3")+
  labs(y= "Limb Phase", x = "Cosine Substrate Orientation")+ylim(0.00, 1.00)+xlim(0,1.0)+
  geom_hline(yintercept=.5, linetype="dashed", size=1)+
  annotate(geom = "text", x = 0, y = .75, label = "DS", color = "black", angle = 90, fontface=2)+
  annotate(geom = "text", x = 0, y = .25, label = "LS", color = "black", angle = 90, fontface=2)+
  annotate(geom = "text", x = 0.12, y = 0, label = "More Oblique", size=3)+
  annotate(geom = "text", x = 0.87, y = 0, label = "More Horizontal", size=3)+
  theme(axis.title.x=element_blank(), axis.title.y=element_blank(),legend.position=c(.75,.92),
        legend.title=element_blank(), legend.background = element_rect(fill=NA),legend.text=element_text(face="italic"))+
  guides(color=guide_legend(override.aes=list(fill="gray")))
p4<-p4+theme(panel.background = element_blank(), panel.border = element_rect(colour = "black", fill=NA, size=1),
             panel.grid=element_line("gray92"))

p5<-ggplot(subset(d, Species %in% "Callicebus discolor"), 
           aes(x = cos_Orient, y = MeanLphsMS)) +scale_color_manual(values="tomato")+
  geom_point(aes(color=Species), alpha=.5)+geom_smooth(method="lm",formula=y~x, aes(color=Species), fill="tomato")+
  labs(y= "Limb Phase", x = "Cosine Substrate Orientation")+ylim(0.00, 1.00)+xlim(0,1.0)+
  geom_hline(yintercept=.5, linetype="dashed", size=1)+
  annotate(geom = "text", x = 0, y = .75, label = "DS", color = "black", angle = 90, fontface=2)+
  annotate(geom = "text", x = 0, y = .25, label = "LS", color = "black", angle = 90, fontface=2)+
  annotate(geom = "text", x = 0.12, y = 0, label = "More Oblique", size=3)+
  annotate(geom = "text", x = 0.87, y = 0, label = "More Horizontal", size=3)+
  theme(axis.title.y=element_blank(),legend.position=c(.75,.92),
        legend.title=element_blank(), legend.background = element_rect(fill=NA),legend.text=element_text(face="italic"))+
  guides(color=guide_legend(override.aes=list(fill="gray")))
p5<-p5+theme(panel.background = element_blank(), panel.border = element_rect(colour = "black", fill=NA, size=1),
             panel.grid=element_line("gray92"),axis.title.x=element_text(face="bold"))

p6<-ggplot(subset(d, Species %in% "Cebus capucinus"), 
           aes(x = cos_Orient, y = MeanLphsMS)) +scale_color_manual(values="purple4")+
  geom_point(aes(color=Species), alpha=.5)+geom_smooth(method="lm",formula=y~x, aes(color=Species), fill="purple4")+
  labs(y= "Limb Phase", x = "Cosine Substrate Orientation")+ylim(0.00, 1.00)+xlim(0,1.0)+
  geom_hline(yintercept=.5, linetype="dashed", size=1)+
  annotate(geom = "text", x = 0, y = .75, label = "DS", color = "black", angle = 90, fontface=2)+
  annotate(geom = "text", x = 0, y = .25, label = "LS", color = "black", angle = 90, fontface=2)+
  annotate(geom = "text", x = 0.12, y = 0, label = "More Oblique", size=3)+
  annotate(geom = "text", x = 0.87, y = 0, label = "More Horizontal", size=3)+
  theme(axis.title.x=element_blank(), axis.title.y=element_blank(),legend.position=c(.75,.92),
        legend.title=element_blank(), legend.background = element_rect(fill=NA),legend.text=element_text(face="italic"))+
  guides(color=guide_legend(override.aes=list(fill="gray")))
p6<-p6+theme(panel.background = element_blank(), panel.border = element_rect(colour = "black", fill=NA, size=1),
             panel.grid=element_line("gray92"))

p7<-ggplot(subset(d, Species %in% "Lagothrix lagotricha"), 
           aes(x = cos_Orient, y = MeanLphsMS)) +scale_color_manual(values="mediumseagreen")+
  geom_point(aes(color=Species), alpha=.5)+geom_smooth(method="lm",formula=y~x, aes(color=Species), fill="mediumseagreen")+
  labs(y= "Limb Phase", x = "Cosine Substrate Orientation")+ylim(0.00, 1.00)+xlim(0,1.0)+
  geom_hline(yintercept=.5, linetype="dashed", size=1)+
  annotate(geom = "text", x = 0, y = .75, label = "DS", color = "black", angle = 90, fontface=2)+
  annotate(geom = "text", x = 0, y = .25, label = "LS", color = "black", angle = 90, fontface=2)+
  annotate(geom = "text", x = 0.12, y = 0, label = "More Oblique", size=3)+
  annotate(geom = "text", x = 0.87, y = 0, label = "More Horizontal", size=3)+
  theme(axis.title.x=element_blank(), axis.title.y=element_blank(),legend.position=c(.75,.92),
        legend.title=element_blank(), legend.background = element_rect(fill=NA),legend.text=element_text(face="italic"))+
  guides(color=guide_legend(override.aes=list(fill="gray")))
p7<-p7+theme(panel.background = element_blank(), panel.border = element_rect(colour = "black", fill=NA, size=1),
             panel.grid=element_line("gray92"))

p8<-ggplot(subset(d, Species %in% "Pithecia aequatorialis"), 
           aes(x = cos_Orient, y = MeanLphsMS)) +scale_color_manual(values="#B5000F")+
  geom_point(aes(color=Species), alpha=.5)+geom_smooth(method="lm",formula=y~x, aes(color=Species), fill="#B5000F")+
  labs(y= "Limb Phase", x = "Cosine Substrate Orientation")+ylim(0.00, 1.00)+xlim(0,1.0)+
  geom_hline(yintercept=.5, linetype="dashed", size=1)+
  annotate(geom = "text", x = 0, y = .75, label = "DS", color = "black", angle = 90, fontface=2)+
  annotate(geom = "text", x = 0, y = .25, label = "LS", color = "black", angle = 90, fontface=2)+
  annotate(geom = "text", x = 0.12, y = 0, label = "More Oblique", size=3)+
  annotate(geom = "text", x = 0.87, y = 0, label = "More Horizontal", size=3)+
  theme(axis.title.y=element_blank(),legend.position=c(.75,.92),legend.title=element_blank(),
        legend.background = element_rect(fill=NA),legend.text=element_text(face="italic"))+
  guides(color=guide_legend(override.aes=list(fill="gray")))
p8<-p8+theme(panel.background = element_blank(), panel.border = element_rect(colour = "black", fill=NA, size=1),
             panel.grid=element_line("gray92"),axis.title.x=element_text(face="bold"))

p9<-ggplot(subset(d, Species %in% "Saimiri sciureus"), 
           aes(x = cos_Orient, y = MeanLphsMS)) +scale_color_manual(values="#9F9BC3")+
  geom_point(aes(color=Species),alpha=.5)+geom_smooth(method="lm",formula=y~x,aes(color=Species), fill="#9F9BC3")+
  labs(y= "Limb Phase", x = "Cosine Substrate Orientation")+ylim(0.00, 1.00)+xlim(0,1.0)+
  geom_hline(yintercept=.5, linetype="dashed", size=1)+
  annotate(geom = "text", x = 0, y = .75, label = "DS", color = "black", angle = 90, fontface=2)+
  annotate(geom = "text", x = 0, y = .25, label = "LS", color = "black", angle = 90, fontface=2)+
  annotate(geom = "text", x = 0.12, y = 0, label = "More Oblique", size=3)+
  annotate(geom = "text", x = 0.87, y = 0, label = "More Horizontal", size=3)+
  theme(legend.position=c(.75,.92),legend.title=element_blank(),legend.background = element_rect(fill=NA),
        legend.text=element_text(face="italic"))+guides(color=guide_legend(override.aes=list(fill="gray")))
p9<-p9+theme(panel.background = element_blank(), panel.border = element_rect(colour = "black", fill=NA, size=1),
             panel.grid=element_line("gray92"), axis.title.x=element_text(face="bold"), axis.title.y=element_text(face="bold"))

#plotting in the order of the graphs in the paper
plot_grid(p3, p4, p7, p1, p2, p6, p9, p8, p5)
